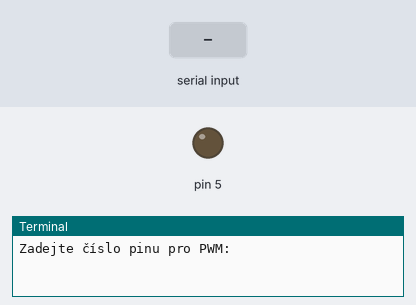
The program below on a simulated Raspberry Pi (header pin numbers). Shown: output pins drawn as LEDs (lit = HIGH), the last lines printed to the terminal. Inputs (shaded band) come from the test bench.

Above: at 1.2 s.
1.3 s: "5" typed at the terminal, then Enter
2.8 s: "90" typed at the terminal, then Enter
4.3 s: "1" typed at the terminal, then Enter
At 5.0 s:
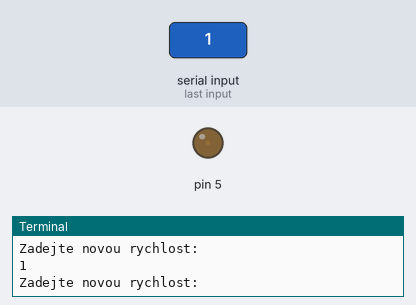
5.8 s: "90" typed at the terminal, then Enter
At 6.2 s:
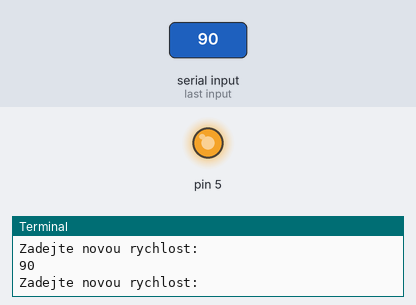
Timing chart, 0 to 8.3 s (numbered marks = the images above; inputs shaded):
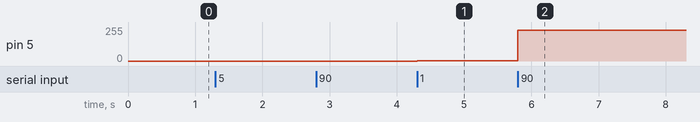

Measured:
- after the input at 4.3 s, pin 5: 0/255 → 3/255 at once
- after the input at 5.8 s, pin 5: 3/255 → 230/255 at once

The program:

fanManual.py
```python
import RPi.GPIO as GPIO

GPIO.setmode(GPIO.BOARD)

pin = int(input("Zadejte číslo pinu pro PWM: "))
freq = int(input("Zadejte regulační frekvenci: "))
GPIO.setup(pin, GPIO.OUT, initial=False)
fan = GPIO.PWM(pin, freq)

dc = 0
fan.start(dc)
while dc <= 100 and dc >= 0:
	fan.ChangeDutyCycle(dc)
	dc = int(input("Zadejte novou rychlost: "))
GPIO.cleanup()
```
